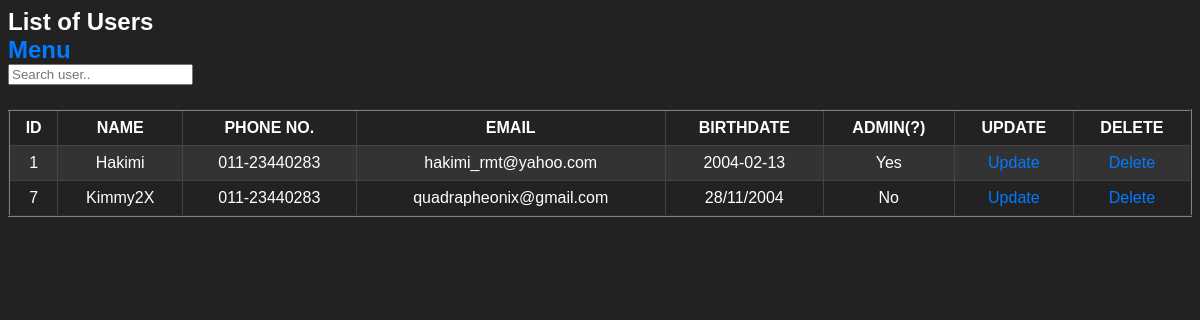
The page /webDA/userList.php on the database its author committed.
### tables this page shows
CREATE TABLE `user` (
  `userID` int(4) NOT NULL,
  `userPassword` varchar(15) NOT NULL,
  `userName` varchar(15) NOT NULL,
  `userPhoneNo` varchar(15) NOT NULL,
  `userEmail` varchar(50) NOT NULL,
  `userBday` varchar(15) NOT NULL,
  `userAdmin` varchar(15) NOT NULL
);

### webDA/userList.php (the view, shortened to what this page needs)
<html>
<head>
    <link rel="stylesheet" href="style/list.css">
</head>
<body>
    <?php
    include("server.php");
    ?>
    <h2>List of Users</title>
        <?php
        $q = "SELECT * FROM user ORDER BY userID";
        $result = @mysqli_query($connect, $q);
        if ($result) { ?>
            <br>
            <a href="adminConsole.html"> Menu </a>
            <form action="searchUser.php" method="post">
                <input type="text" placeholder="Search user.." id="userName" name="userName" value="<?php if (isset($_POST['userName'])) {
                                                                                                        echo $_POST['userName'];
                                                                                                    } ?>">
            </form>
            <table border="2">
                <tr>
                    <td align="center"><strong>ID</strong></td>
                    <td align="center"><strong>NAME</strong></td>
                    <td align="center"><strong>PHONE NO.</strong></td>
                    <td align="center"><strong>EMAIL</strong></td>
                    <td align="center"><strong>BIRTHDATE</strong></td>
                    <td align="center"><strong>ADMIN(?)</strong></td>
                    <td align="center"><strong>UPDATE</strong></td>
                    <td align="center"><strong>DELETE</strong></td>
                </tr>
                <?php while ($row = mysqli_fetch_array($result, MYSQLI_ASSOC)) { ?>
                    <tr>
                        <td>
                            <?php echo $row['userID'] ?>
                        </td>
                        <td>
                            <?php echo $row['userName'] ?>
                        </td>
                        <td>
                            <?php echo $row['userPhoneNo'] ?>
                        </td>
                        <td>
                            <?php echo $row['userEmail'] ?>
                        </td>
                        <td>
                            <?php echo $row['userBday'] ?>
                        </td>
                        <td>
                            <?php echo $row['userAdmin'] ?>
                        </td>
                        <td align="center"><a href="userAdminUpdate.php?id=<?php echo $row['userID'] ?>">Update</a></td>
                        <td align="center"><a href="userDelete.php?id=<?php echo $row['userID'] ?>">Delete</a></td>
                    </tr>
            <?php }
                echo '</table>';
            } else {
                echo '<p class="error">The current user could not be retrieved.
                We apologize for any inconvenience.</p>';
                echo '<p>' . mysqli_error($connect) . '<br><br>Query:' . $q . '</p>';
            }
            ?>
</body>
</html>

### webDA/style/list.css (style rules this page uses)
body { background-color: #222; color: #fff; font-family: Arial, Helvetica, sans-serif; }
table { border-collapse: collapse; width: 100%; }
th, td { border: 1px solid #444; padding: 8px; text-align: center; }
tr:nth-child(even) { background-color: #333; }
a { color: #007bff; text-decoration: none; }

### rows shown on the page
user: userID "1", userName "Hakimi", userPhoneNo "011-23440283", userEmail "hakimi_rmt@yahoo.com", userBday "2004-02-13", userAdmin "Yes"
user: userID "7", userName "Kimmy2X", userPhoneNo "011-23440283", userEmail "quadrapheonix@gmail.com", userBday "28/11/2004", userAdmin "No"
